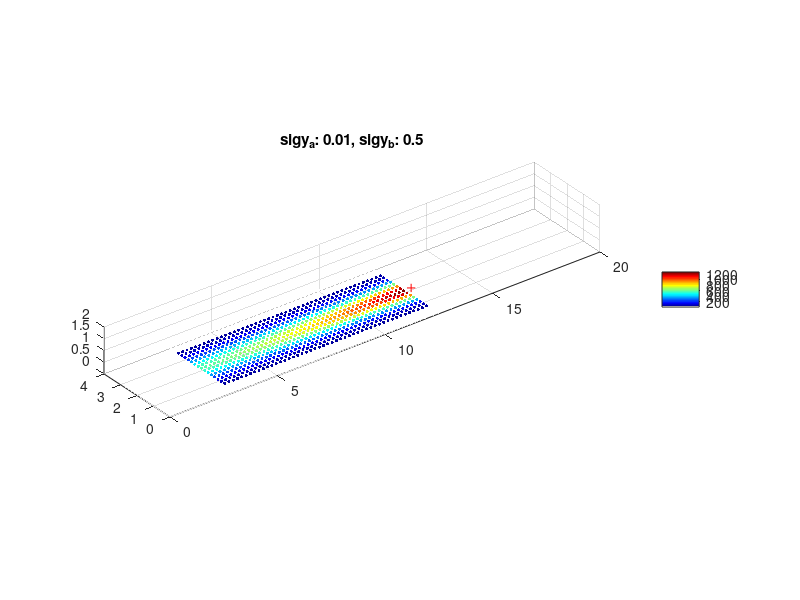

Write MATLAB code to recreate this figure.
close all; clc; clear all;

% calculation grid
X = 3:0.2:12.5;
Y = 0:0.2:4;
Z = 0.1;
Q= 500;
A = 0.005:0.001:0.01;
B = 0:0.1:0.5;
[X_grid,Y_grid,Z_grid] = meshgrid(X,Y,Z);

% source position
xs = 12.75;
ys = 2;
zs = 0.1;


k=1;
for sig_y_a=A
    for sig_y_b=B
        for z=Z
            for x=X
                for y=Y
                    adjusted_x = (xs-x);
                    if(adjusted_x >= 0)
%                         sigma_y = 0.000803 * adjusted_x*adjusted_x -0.004406 * adjusted_x + 0.1726;
%                         sigma_z = 0.0006798 * adjusted_x*adjusted_x -0.00244 * adjusted_x + 0.1562;
                        % simplified linear sigmas
                        sigma_y = sig_y_a * adjusted_x + sig_y_b;
                        sigma_z = 0.01 * adjusted_x + 0.1;
                        model_value(k) = (Q/(2*pi*1.2*sigma_y*sigma_z)) * exp( -(((ys-y)*(ys-y))/(2*sigma_y*sigma_y)) - (((zs-z)*(zs-z))/(2*sigma_z*sigma_z)));
                    else
                        model_value(k) = 0;
                    end
                    k = k+1;
                end
            end
        end
        % plot
        plot3(xs,ys,zs,'r+'); hold on;
        axis([0 20 0 4 0 2]); grid; colormap jet; colorbar; axis equal;
        scatter3(X_grid(:),Y_grid(:),Z_grid(:),5,model_value,'filled'); hold off;
        title(['sigy_a: ' num2str(sig_y_a) ', sigy_b: ' num2str(sig_y_b)]);
        load MyColormap.mat; colormap(mymap);
        k=1;
        pause();
    end
end
